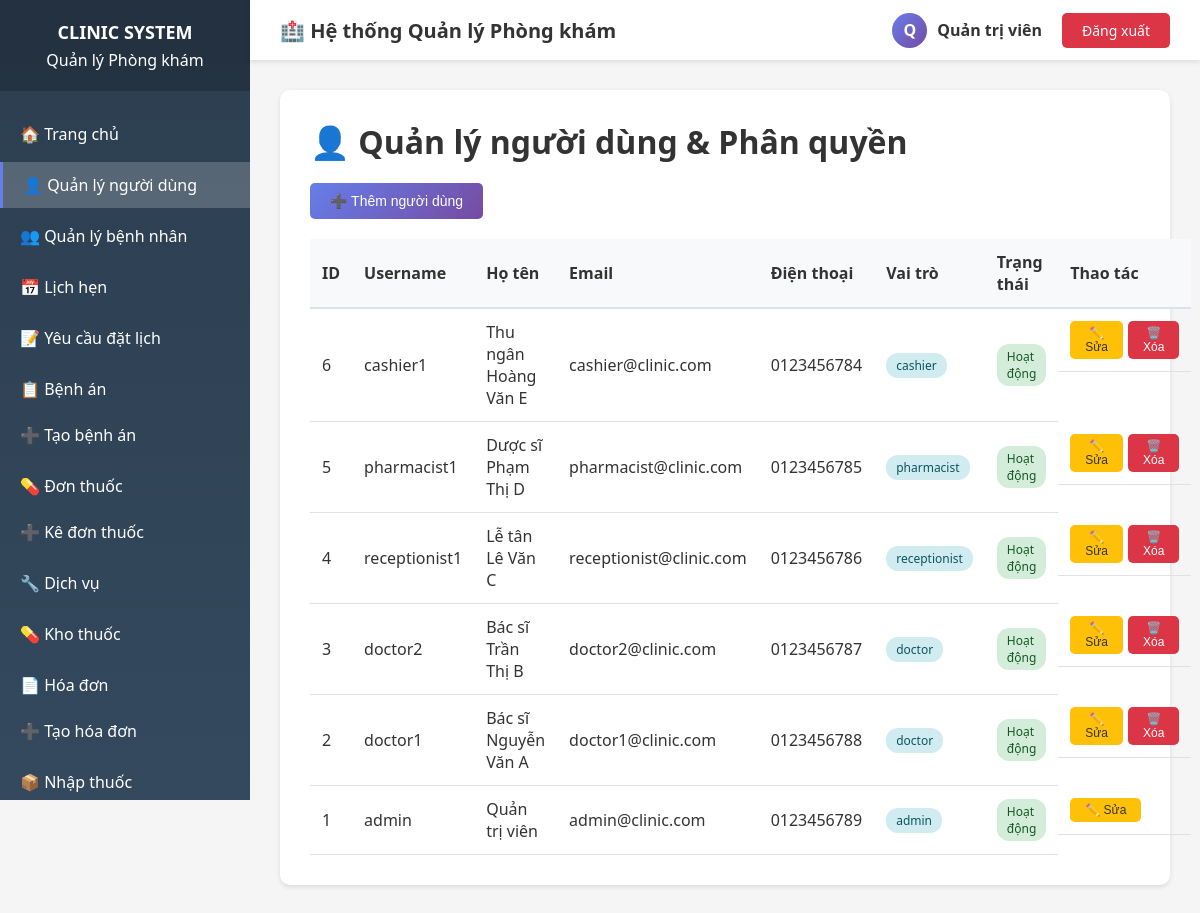
/users.php (signed in), run on the app's committed database.
### tables this page shows
CREATE TABLE users (
    id INT AUTO_INCREMENT PRIMARY KEY,
    username VARCHAR(50) NOT NULL UNIQUE,
    password VARCHAR(255) NOT NULL,
    role_id INT NOT NULL,
    full_name VARCHAR(100),
    email VARCHAR(100),
    phone VARCHAR(20),
    is_active BOOLEAN DEFAULT TRUE,
    created_at TIMESTAMP DEFAULT CURRENT_TIMESTAMP,
    updated_at TIMESTAMP DEFAULT CURRENT_TIMESTAMP ON UPDATE CURRENT_TIMESTAMP,
    avatar VARCHAR(255) Null,
    FOREIGN KEY (role_id) REFERENCES roles(id)
);

CREATE TABLE roles (
    id INT AUTO_INCREMENT PRIMARY KEY,
    role_name VARCHAR(50) NOT NULL UNIQUE,
    description TEXT,
    created_at TIMESTAMP DEFAULT CURRENT_TIMESTAMP
);

### config/auth.php (called while the page is built, shortened)
<?php
function hasPermission($permission_code) {
    $db = getDB();
    $stmt = $db->prepare("
        SELECT COUNT(*) as count
        FROM role_permissions rp
        JOIN permissions p ON rp.permission_id = p.id
        JOIN users u ON u.role_id = rp.role_id
        WHERE u.id = ? AND p.permission_code = ?
    ");
    $stmt->execute([$_SESSION['user_id'], $permission_code]);
    $result = $stmt->fetch();
    return $result['count'] > 0;
}
function getCurrentUser() {
    $db = getDB();
    $stmt = $db->prepare("
        SELECT u.*, r.role_name
        FROM users u
        JOIN roles r ON u.role_id = r.id
        WHERE u.id = ?
    ");
    $stmt->execute([$_SESSION['user_id']]);
    return $stmt->fetch();
}
?>

### users.php (the view, shortened to what this page needs)
<?php
require_once 'config/auth.php';
$db = getDB();
$stmt = $db->query("
    SELECT u.*, r.role_name
    FROM users u
    JOIN roles r ON u.role_id = r.id
    ORDER BY u.id DESC
");
$users = $stmt->fetchAll();
?>
<!DOCTYPE html>
<html lang="vi">
<head>
    <link rel="stylesheet" href="assets/css/style.css">
</head>
<body>
    <div class="wrapper">
        <?php include 'includes/header.php'; ?>
        <?php include 'includes/sidebar.php'; ?>
        <div class="main-content">
            <div class="form-container">
                <h1>👤 Quản lý người dùng & Phân quyền</h1>
                <?php if (hasPermission('user.create')): ?>
                <div class="action-buttons">
                    <button class="btn btn-primary" onclick="showCreateModal()">➕ Thêm người dùng</button>
                </div>
                <?php endif; ?>
                <table class="data-table">
                    <thead>
                        <tr>
                            <th>ID</th>
                            <th>Username</th>
                            <th>Họ tên</th>
                            <th>Email</th>
                            <th>Điện thoại</th>
                            <th>Vai trò</th>
                            <th>Trạng thái</th>
                            <th>Thao tác</th>
                        </tr>
                    </thead>
                    <tbody>
                        <?php foreach ($users as $user): ?>
                        <tr>
                            <td><?php echo $user['id']; ?></td>
                            <td><?php echo htmlspecialchars($user['username']); ?></td>
                            <td><?php echo htmlspecialchars($user['full_name']); ?></td>
                            <td><?php echo htmlspecialchars($user['email']); ?></td>
                            <td><?php echo htmlspecialchars($user['phone']); ?></td>
                            <td><span class="badge badge-info"><?php echo htmlspecialchars($user['role_name']); ?></span></td>
                            <td>
                                <?php if ($user['is_active']): ?>
                                    <span class="badge badge-success">Hoạt động</span>
                                <?php else: ?>
                                    <span class="badge badge-danger">Khóa</span>
                                <?php endif; ?>
                            </td>
                            <td class="table-actions">
                                <?php if (hasPermission('user.edit')): ?>
                                <button class="btn btn-warning btn-sm" onclick='editUser(<?php echo json_encode($user); ?>)'>✏️ Sửa</button>
                                <?php endif; ?>
                                <?php if (hasPermission('user.delete') && $user['id'] != $_SESSION['user_id']): ?>
                                <button class="btn btn-danger btn-sm" onclick="deleteUser(<?php echo $user['id']; ?>, '<?php echo htmlspecialchars($user['username']); ?>')">🗑️ Xóa</button>
                                <?php endif; ?>
                            </td>
                        </tr>
                        <?php endforeach; ?>
                    </tbody>
                </table>
            </div>
        </div>
    </div>
</body>
</html>

### includes/header.php
<?php
if (!isset($user)) {
    $user = getCurrentUser();
}
?>
<div class="header">
    <div class="header-left">
        <h2>🏥 Hệ thống Quản lý Phòng khám</h2>
    </div>
    <div class="header-right">
        <div class="user-info">
            <div class="user-avatar">
                <?php echo strtoupper(substr($user['full_name'], 0, 1)); ?>
            </div>
            <div>
                <strong><?php echo htmlspecialchars($user['full_name']); ?></strong><br>
            </div>
        </div>
        <a href="logout.php" class="btn-logout">Đăng xuất</a>
    </div>
</div>

### assets/css/style.css (style rules this page uses)
* { margin: 0; padding: 0; box-sizing: border-box; }
body { font-family: 'Segoe UI', Tahoma, Geneva, Verdana, sans-serif; background: #f5f5f5; color: #333; }
.wrapper { display: flex; min-height: 100vh; }
.header { position: fixed; top: 0; left: 250px; right: 0; height: 60px; background: white; box-shadow: 0 2px 5px rgba(0,0,0,0.1); display: flex; justify-content: space-between; align-items: center; padding: 0 30px; z-index: 100; }
.header-left h2 { font-size: 20px; color: #333; }
.header-right { display: flex; align-items: center; gap: 20px; }
.user-info { display: flex; align-items: center; gap: 10px; }
.user-avatar { width: 35px; height: 35px; background: linear-gradient(135deg, #667eea 0%, #764ba2 100%); border-radius: 50%; display: flex; align-items: center; justify-content: center; color: white; font-weight: bold; }
.btn-logout { padding: 8px 20px; background: #dc3545; color: white; border: none; border-radius: 5px; cursor: pointer; text-decoration: none; font-size: 14px; transition: background 0.3s; }
.main-content { margin-left: 250px; margin-top: 60px; padding: 30px; width: calc(100% - 250px); }
.data-table { width: 100%; border-collapse: collapse; }
.data-table thead { background: #f8f9fa; }
.data-table th { padding: 12px; text-align: left; font-weight: 600; color: #333; border-bottom: 2px solid #dee2e6; }
.data-table td { padding: 12px; border-bottom: 1px solid #dee2e6; }
.badge { display: inline-block; padding: 4px 10px; border-radius: 12px; font-size: 12px; font-weight: 500; }
.badge-success { background: #d4edda; color: #155724; }
.badge-info { background: #d1ecf1; color: #0c5460; }
.form-container { background: white; padding: 30px; border-radius: 10px; box-shadow: 0 2px 5px rgba(0,0,0,0.1); }
.form-container h1 { margin-bottom: 20px; }
.btn { padding: 10px 20px; border: none; border-radius: 5px; cursor: pointer; font-size: 14px; text-decoration: none; display: inline-block; transition: all 0.3s; }
.btn-primary { background: linear-gradient(135deg, #667eea 0%, #764ba2 100%); color: white; }
.btn-danger { background: #dc3545; color: white; }
.btn-warning { background: #ffc107; color: #333; }
.btn-sm { padding: 5px 15px; font-size: 12px; }
.action-buttons { display: flex; gap: 10px; margin-bottom: 20px; }
.table-actions { display: flex; gap: 5px; }

### data on the page
users: full_name "Q", full_name "Quản trị viên", id "1", username "admin", email "admin@clinic.com", phone "0123456789", role.role_name "admin", is_active "Hoạt động"
users: id "6", username "cashier1", full_name "Thu ngân Hoàng Văn E", email "cashier@clinic.com", phone "0123456784", role.role_name "cashier", is_active "Hoạt động"
users: id "5", username "pharmacist1", full_name "Dược sĩ Phạm Thị D", email "pharmacist@clinic.com", phone "0123456785", role.role_name "pharmacist", is_active "Hoạt động"
users: id "4", username "receptionist1", full_name "Lễ tân Lê Văn C", email "receptionist@clinic.com", phone "0123456786", role.role_name "receptionist", is_active "Hoạt động"
users: id "3", username "doctor2", full_name "Bác sĩ Trần Thị B", email "doctor2@clinic.com", phone "0123456787", role.role_name "doctor", is_active "Hoạt động"
users: id "2", username "doctor1", full_name "Bác sĩ Nguyễn Văn A", email "doctor1@clinic.com", phone "0123456788", role.role_name "doctor", is_active "Hoạt động"
